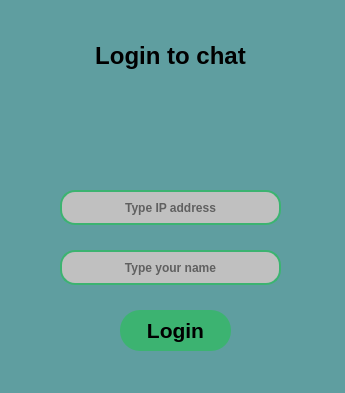
<?xml version="1.0" encoding="UTF-8"?>
<ui version="4.0">
 <class>MainWindow</class>
 <widget class="QMainWindow" name="MainWindow">
  <property name="enabled">
   <bool>true</bool>
  </property>
  <property name="geometry">
   <rect>
    <x>0</x>
    <y>0</y>
    <width>345</width>
    <height>393</height>
   </rect>
  </property>
  <property name="sizePolicy">
   <sizepolicy hsizetype="Preferred" vsizetype="Preferred">
    <horstretch>0</horstretch>
    <verstretch>0</verstretch>
   </sizepolicy>
  </property>
  <property name="minimumSize">
   <size>
    <width>345</width>
    <height>393</height>
   </size>
  </property>
  <property name="maximumSize">
   <size>
    <width>345</width>
    <height>393</height>
   </size>
  </property>
  <property name="contextMenuPolicy">
   <enum>Qt::ActionsContextMenu</enum>
  </property>
  <property name="windowTitle">
   <string>Chat</string>
  </property>
  <property name="windowIcon">
   <iconset>
    <normaloff>../imgs/app_icon.png</normaloff>
    <normalon>../imgs/app_icon.png</normalon>
    <activeoff>../imgs/app_icon.png</activeoff>
    <selectedoff>../imgs/app_icon.png</selectedoff>
    <selectedon>../imgs/app_icon.png</selectedon>../imgs/app_icon.png</iconset>
  </property>
  <property name="toolTip">
   <string/>
  </property>
  <property name="accessibleDescription">
   <string/>
  </property>
  <property name="styleSheet">
   <string notr="true">background-color: #5F9EA0;
</string>
  </property>
  <property name="animated">
   <bool>false</bool>
  </property>
  <widget class="QWidget" name="centralwidget">
   <property name="styleSheet">
    <string notr="true">QLineEdit {
	color: black;
	background-color: #C0C0C0;
	border: 2px solid #3CB371;
	border-radius: 15px;
}

QPushButton {
	color: black;
	background-color: #3CB371;
	border-radius: 20;
}

QPushButton:hover {
	background-color: #7FFFD4;
}

QPushButton:pressed {
	background-color: #5F9EA0;
}

</string>
   </property>
   <widget class="QPushButton" name="login_button">
    <property name="geometry">
     <rect>
      <x>120</x>
      <y>310</y>
      <width>111</width>
      <height>41</height>
     </rect>
    </property>
    <property name="font">
     <font>
      <family>Arial</family>
      <pointsize>16</pointsize>
      <weight>75</weight>
      <bold>true</bold>
     </font>
    </property>
    <property name="styleSheet">
     <string notr="true"/>
    </property>
    <property name="text">
     <string>Login</string>
    </property>
   </widget>
   <widget class="QLabel" name="label">
    <property name="geometry">
     <rect>
      <x>-30</x>
      <y>30</y>
      <width>401</width>
      <height>51</height>
     </rect>
    </property>
    <property name="font">
     <font>
      <family>Arial</family>
      <pointsize>18</pointsize>
      <weight>75</weight>
      <bold>true</bold>
     </font>
    </property>
    <property name="layoutDirection">
     <enum>Qt::LeftToRight</enum>
    </property>
    <property name="styleSheet">
     <string notr="true"/>
    </property>
    <property name="text">
     <string>Login to chat</string>
    </property>
    <property name="alignment">
     <set>Qt::AlignCenter</set>
    </property>
   </widget>
   <widget class="QLineEdit" name="input_ip_address">
    <property name="geometry">
     <rect>
      <x>60</x>
      <y>190</y>
      <width>221</width>
      <height>35</height>
     </rect>
    </property>
    <property name="font">
     <font>
      <family>Arial</family>
      <pointsize>9</pointsize>
      <weight>75</weight>
      <bold>true</bold>
     </font>
    </property>
    <property name="focusPolicy">
     <enum>Qt::WheelFocus</enum>
    </property>
    <property name="toolTip">
     <string>&lt;html&gt;&lt;head/&gt;&lt;body&gt;&lt;p&gt;&lt;br/&gt;&lt;/p&gt;&lt;/body&gt;&lt;/html&gt;</string>
    </property>
    <property name="whatsThis">
     <string/>
    </property>
    <property name="accessibleDescription">
     <string>Type</string>
    </property>
    <property name="layoutDirection">
     <enum>Qt::LeftToRight</enum>
    </property>
    <property name="styleSheet">
     <string notr="true"/>
    </property>
    <property name="text">
     <string/>
    </property>
    <property name="alignment">
     <set>Qt::AlignCenter</set>
    </property>
    <property name="placeholderText">
     <string>Type IP address</string>
    </property>
   </widget>
   <widget class="QLabel" name="label_2">
    <property name="geometry">
     <rect>
      <x>120</x>
      <y>80</y>
      <width>91</width>
      <height>81</height>
     </rect>
    </property>
    <property name="text">
     <string/>
    </property>
    <property name="pixmap">
     <pixmap>../imgs/log_in_icon.png</pixmap>
    </property>
   </widget>
   <widget class="QLineEdit" name="input_nickname">
    <property name="geometry">
     <rect>
      <x>60</x>
      <y>250</y>
      <width>221</width>
      <height>35</height>
     </rect>
    </property>
    <property name="font">
     <font>
      <family>Arial</family>
      <pointsize>9</pointsize>
      <weight>75</weight>
      <bold>true</bold>
     </font>
    </property>
    <property name="styleSheet">
     <string notr="true"/>
    </property>
    <property name="text">
     <string/>
    </property>
    <property name="alignment">
     <set>Qt::AlignCenter</set>
    </property>
    <property name="placeholderText">
     <string>Type your name</string>
    </property>
   </widget>
  </widget>
 </widget>
 <resources/>
 <connections/>
</ui>
